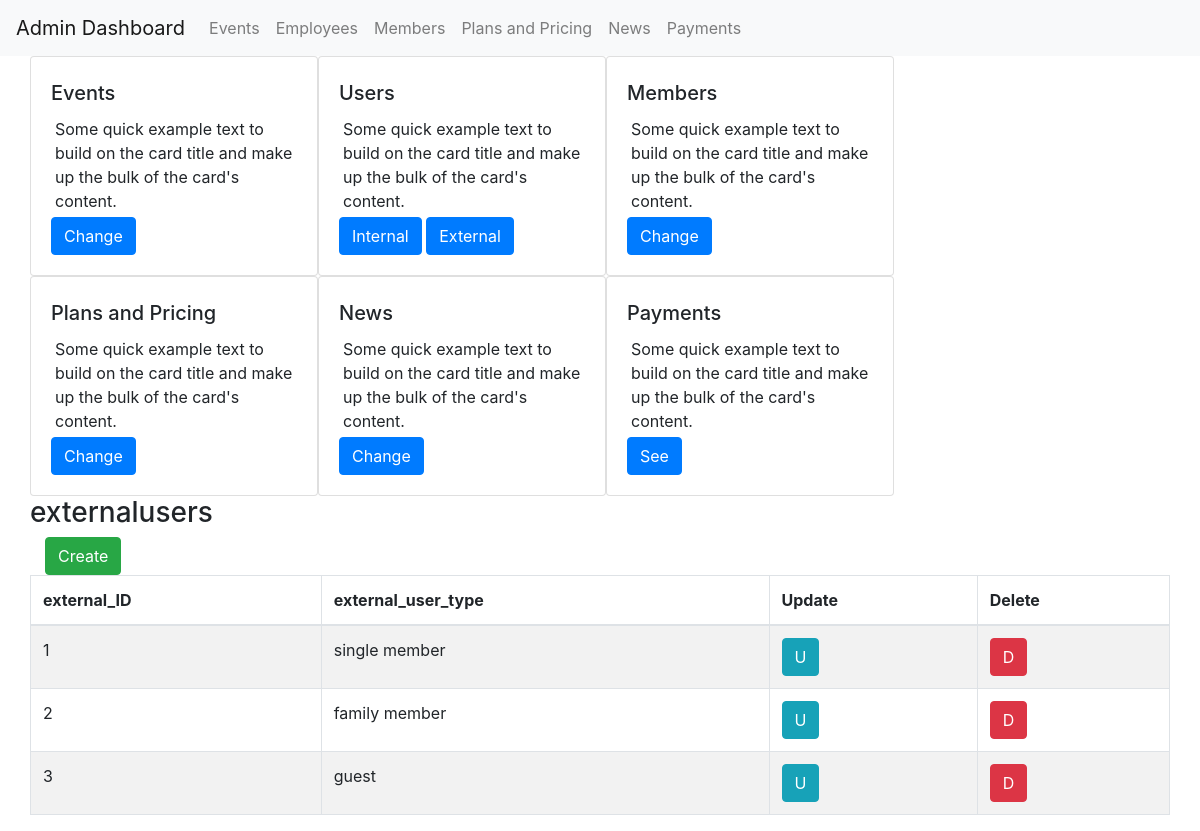
Page /admin.php?tableName=externalusers on the committed database.
### tables this page shows
CREATE TABLE `externalusers` (
  `external_ID` int(11) NOT NULL,
  `external_user_type` enum('single member','family member','guest','') NOT NULL
);

### resources/admin/CRUD/CRUD.php (called while the page is built, shortened)
<?php
class CRUD{
    public static function getColumns($tablename){
        $pdo = Database::connect();
        $sql = "SHOW COLUMNS FROM $tablename";
        $ar = array();
        foreach ($pdo->query($sql) as $row) {
            array_push($ar,$row['Field']);
        }
        return $ar;
    }
    public static function getRows($tablename){
        $pdo = Database::connect();
        $sql = "SELECT * FROM $tablename";
        return $pdo->query($sql);
    }
}

### public_html/admin.php (the view, shortened to what this page needs)
<?php
require_once(__ROOT__.'/resources/admin/adminHeader.php');
require_once (__ROOT__.'/resources/admin/CRUD/CRUD.php');
function validatedTableName(){
    if (isset($_GET['tableName'])) {
        $tableName = $_GET["tableName"];
        $validTableNames = array("activities",
            "administrative",
            "internalusers",
            "externalusers",
            "events",
            "images",
            "members",
            "monthly_fees",
            "news",
            "payments_2018",
        );
        if (in_array($tableName, $validTableNames)) {
            return $tableName;
        } else {
            die("Table name not valid");
        }
    }
}
$tableName = validatedTableName();
?>
    <div class="container">
        <div class="row">
            <div class="card" style="width: 18rem;">
                <div class="card-body">
                    <h5 class="card-title">Events</h5>
                    <p class="card-text">Some quick example text to build on the card title and make up the bulk of the card's content.</p>
                    <a href="./admin.php?tableName=events" class="btn btn-primary">Change</a>
                </div>
            </div>
            <div class="card" style="width: 18rem;">
                <div class="card-body">
                    <h5 class="card-title">Users</h5>
                    <p class="card-text">Some quick example text to build on the card title and make up the bulk of the card's content.</p>
                    <a href="./admin.php?tableName=internalusers" class="btn btn-primary">Internal</a>
                    <a href="./admin.php?tableName=externalusers" class="btn btn-primary">External</a>
                </div>
            </div>
            <div class="card" style="width: 18rem;">
                <div class="card-body">
                    <h5 class="card-title">Members</h5>
                    <p class="card-text">Some quick example text to build on the card title and make up the bulk of the card's content.</p>
                    <a href="./admin.php?tableName=members" class="btn btn-primary">Change</a>
                </div>
            </div>
            <div class="card" style="width: 18rem;">
                <div class="card-body">
                    <h5 class="card-title">Plans and Pricing</h5>
                    <p class="card-text">Some quick example text to build on the card title and make up the bulk of the card's content.</p>
                    <a href="./admin.php?tableName=monthly_fees" class="btn btn-primary">Change</a>
                </div>
            </div>
            <div class="card" style="width: 18rem;">
                <div class="card-body">
                    <h5 class="card-title">News</h5>
                    <p class="card-text">Some quick example text to build on the card title and make up the bulk of the card's content.</p>
                    <a href="./admin.php?tableName=news" class="btn btn-primary">Change</a>
                </div>
            </div>
            <div class="card" style="width: 18rem;">
                <div class="card-body">
                    <h5 class="card-title">Payments</h5>
                    <p class="card-text">Some quick example text to build on the card title and make up the bulk of the card's content.</p>
                    <a href="./admin.php?tableName=payments_2018" class="btn btn-primary">See</a>
                </div>
            </div>
        </div>
    </div>
    <div class="container">
    <?php
    if ($tableName != null){
    echo '
         <div class="row">
            <h3>'.$tableName.'</h3>
        </div>
        <button type="button" class="btn btn-success">Create</button>
        <div class="row">
            <table class="table table-striped table-bordered">
                <thead>
                    <tr>
        ';
        $columns = CRUD::getColumns($tableName);
        foreach ($columns as $column){
            echo "
            <th>$column</th>
            ";
        }
        echo "<th>Update</th><th>Delete</th>
                    </tr>
                </thead>
                <tbody>
                    ";
                        $rows = CRUD::getRows($tableName);
                        foreach ($rows as $row){
                            echo "<tr>";
                            foreach ($columns as $column){
                                echo "<td>$row[$column]</td>";
                            }
                            echo "<td><button type=\"button\" class=\"btn btn-info\">U</button></td>";
                            echo "<td><button type=\"button\" class=\"btn btn-danger\">D</button></td>";
                            echo "</tr>";
                        }
                echo "</tbody>
        ";
    }
    ?>
        </table>
    </div>

### resources/admin/adminHeader.php (shortened to what this page needs)
<!DOCTYPE html>
<html lang="en">
<head>
    <link href="https://stackpath.bootstrapcdn.com/font-awesome/4.7.0/css/font-awesome.min.css" rel="stylesheet">
    <link href="https://stackpath.bootstrapcdn.com/bootstrap/4.1.0/css/bootstrap.min.css" rel="stylesheet">
    <link rel="stylesheet" href="styles.css">
    <link rel="stylesheet" href="henrique.css">
    <link rel="stylesheet" href="admin.css">
</head>
<body>
<header>
    <nav class="navbar navbar-expand-lg navbar-light bg-light">
        <a class="navbar-brand" href="#">Admin Dashboard</a>
        <div class="collapse navbar-collapse" id="navbarNav">
            <ul class="navbar-nav">
                <li class="nav-item">
                    <a class="nav-link" href="admin2-events.php">Events</a>
                </li>
                <li class="nav-item">
                    <a class="nav-link" href="#">Employees</a>
                </li>
                <li class="nav-item">
                    <a class="nav-link" href="#">Members</a>
                </li>
                <li class="nav-item">
                    <a class="nav-link" href="#">Plans and Pricing</a>
                </li>
                <li class="nav-item">
                    <a class="nav-link" href="#">News</a>
                </li>
                <li class="nav-item">
                    <a class="nav-link" href="#">Payments</a>
                </li>
            </ul>
        </div>
    </nav>
</header>

### public_html/styles.css (style rules this page uses)
html, body { height:100%; }
.navbar { margin-bottom: 0; }
p { margin: 4px; }
.card-title { margin-top: 1.6%; }

### public_html/admin.css (style rules this page uses)
nav { margin-bottom: 1em; }

### rows in the picture
externalusers: external_ID "1", external_user_type "single member"
externalusers: external_ID "2", external_user_type "family member"
externalusers: external_ID "3", external_user_type "guest"

### other values in the picture
$tableName "externalusers"
$column "external_ID"
$column "external_user_type"
